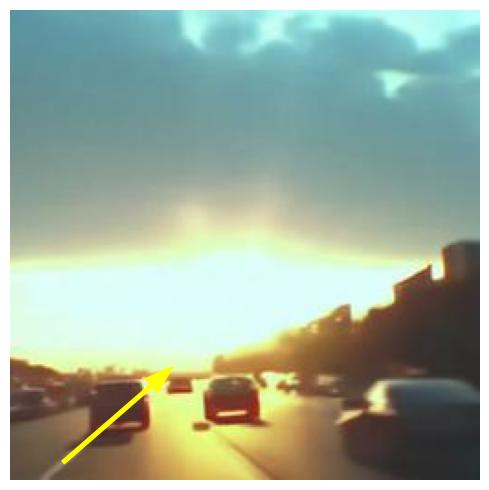
#> input picture output_lg/Deepfloyd_Outdoor/lgcue_gen_1121.jpg, 489 x 490 px, given in place of 2247.jpg, which was not available
$ python test_lighting.py
#> lines starting #> are read from the running program, lines starting #| are printed output that depends on the picture; after the words box and inside, x2 and y2 are one past the last pixel; in counts of white or black regions, pixels touching at a corner belong together; pictures that were not available may be replaced by others from this repository, and a replacement may not be noted
import cv2
import numpy as np
import matplotlib.pyplot as plt
from scipy.optimize import least_squares

def estimate_light_direction(image_path, data, type, number, num_patches=8):
    """Estimate light direction using occluding boundaries."""
    # Load and preprocess image
    image = cv2.imread(image_path)
    if image is None:
        raise ValueError("Could not load image")
    gray_image = cv2.cvtColor(image, cv2.COLOR_BGR2GRAY)

    def fit_quadratic_curve(points):
        """Fit quadratic curve to boundary points."""
        x = points[:, 0]
        y = points[:, 1]
        # x_centered = x - x.mean()
        coeffs = np.polyfit(x, y, 2)
        return coeffs

    def compute_surface_normals(coeffs, x_points):
        """Compute 2D surface normals from quadratic fit."""
        # Derivative of quadratic ax^2 + bx + c is 2ax + b
        derivative = np.polyder(coeffs)
        dy_dx = np.polyval(derivative, x_points)
        # Normal is perpendicular to tangent [-dy/dx, 1]
        normals = np.column_stack((-dy_dx, np.ones_like(dy_dx)))
        # Normalize
        norms = np.linalg.norm(normals, axis=1)[:, np.newaxis]
        normals /= norms
        return normals

    def measure_intensities(points, normals, offset=1):
        """Measure intensities near boundary points."""
        intensities = []
        for point, normal in zip(points, normals):
            x, y = point.astype(int)
            dx, dy = normal
            # Sample point slightly away from boundary
            sample_x = int(x - offset * dx)
            sample_y = int(y - offset * dy)

            if (0 <= sample_x < gray_image.shape[1] and
                0 <= sample_y < gray_image.shape[0]):
                intensities.append(gray_image[sample_y, sample_x])
        return np.array(intensities)

    def estimate_patch_light_direction(points, intensities, normals):
        """Estimate light direction for a single patch."""
        # if len(points) < 3:
        #     return None

        # Set up least squares system
        M = np.column_stack((normals, np.ones(len(normals))))
        try:
            # Solve for [Lx, Ly, A] where A is ambient term
            v = np.linalg.lstsq(M, intensities, rcond=None)[0]
            return v[:2]  # Return only light direction components
        except np.linalg.LinAlgError:
            return None

    def process_boundary(boundary_points):
        """Process boundary points to estimate light direction."""
        # Split boundary into patches
        n_points = len(boundary_points)
        print(n_points)
        patch_size = n_points // num_patches
        light_directions = []
        print("NumPatches: ", num_patches)
        for i in range(num_patches):
            start_idx = i * patch_size
            end_idx = start_idx + patch_size

            patch_points = boundary_points[start_idx:end_idx]
            print("Patchpts: ", patch_points)
            # if len(patch_points) < 3:
            #     continue

            # Fit quadratic to patch points
            coeffs = fit_quadratic_curve(patch_points)
            print("Coeffs: ", coeffs)
            x_points = patch_points[:, 0]

            # Compute surface normals
            normals = compute_surface_normals(coeffs, x_points)
            print("normals: ", normals)
            # Measure intensities
            intensities = measure_intensities(patch_points, normals)
            print("intensities: ", intensities)
            # Estimate light direction for patch
            direction = estimate_patch_light_direction(
                patch_points, intensities, normals)
            print("direction: ", direction)
            if direction is not None:
                light_directions.append(direction)

        return np.array(light_directions)

    def visualize_results(boundary_points, light_directions, avg_direction):
        """Visualize results with boundary and light directions."""
        plt.figure(figsize=(15, 5))

        # Original image
        plt.imshow(cv2.cvtColor(image, cv2.COLOR_BGR2RGB))
        plt.axis('off')
        plt.savefig(f'output_lg/{data}/orig_{type}_{number}.jpg'.format(type, number), bbox_inches='tight')


        # Light direction
        # plt.title('Light Direction')
        plt.imshow(cv2.cvtColor(image, cv2.COLOR_BGR2RGB))

        # Plot average direction
        center = np.mean(boundary_points, axis=0)
        length = min(image.shape[:2]) // 4
        angle = np.arctan2(avg_direction[1], avg_direction[0])
        dx = length * np.cos(angle)
        dy = length * np.sin(angle)

        plt.arrow(center[0], center[1], dx, dy,
                 color='yellow', width=2, head_width=10)
        plt.axis('off')
        plt.tight_layout()
        plt.savefig(f'output_lg/{data}/lgcue_{type}_{number}.jpg'.format(type, number), bbox_inches='tight')
        plt.show()

    edges = cv2.Canny(gray_image, 100, 200)
    contours, _ = cv2.findContours(edges, cv2.RETR_EXTERNAL,
                                  cv2.CHAIN_APPROX_NONE)

    # Use largest contour as boundary
    if not contours:
        raise ValueError("No boundaries detected")

    boundary_points = contours[0].squeeze()
    light_directions = process_boundary(boundary_points)
    print("hi")
    print("LenofLight: ", len(light_directions))
    if len(light_directions) == 0:
        raise ValueError("Could not estimate light direction")
    print("hi2")
    # Compute average direction
    avg_direction = np.mean(light_directions, axis=0)
    avg_direction /= np.linalg.norm(avg_direction)
    print("hi")
    # Visualize results
    visualize_results(boundary_points, light_directions, avg_direction)

    # Convert to degrees
    angle_degrees = np.degrees(np.arctan2(avg_direction[1], avg_direction[0]))
    return angle_degrees
#dsd


#DeepFloyd Outdoor: , 249, 625, 1121, 500, 250
#ShadowDir: 624, 750

# Shadow_dir:250, 996
# Kandinsky_outdoor: 496, 500(sha), , 1123,, 624
# Example usage
number = 2247
type = 'real'
data = 'Deepfloyd_Outdoor'
image_path = f'dataset/{data}/val/{type}/{number}.jpg'.format(data, type, number)
try:
    angle = estimate_light_direction(image_path, data, type, number)
#> in estimate_light_direction, image is the input picture: shape (490, 489, 3); mean B, G, R 156.2, 173.2, 157.1
#> in estimate_light_direction, `gray_image = cv2.cvtColor(image, cv2.COLOR_BGR2GRAY)`:
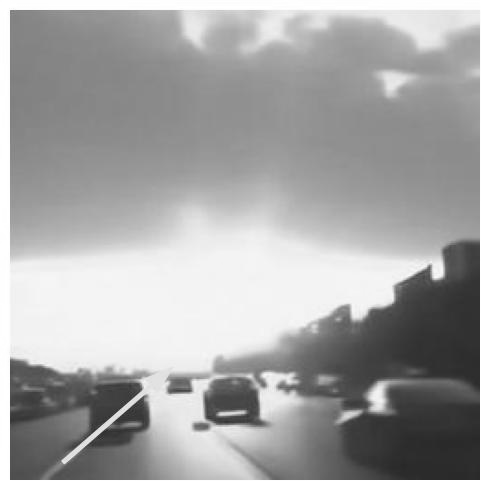
#> gray_image: shape (490, 489); min 38, max 255, mean 166.5
#> in estimate_light_direction, `edges = cv2.Canny(gray_image, 100, 200)`:
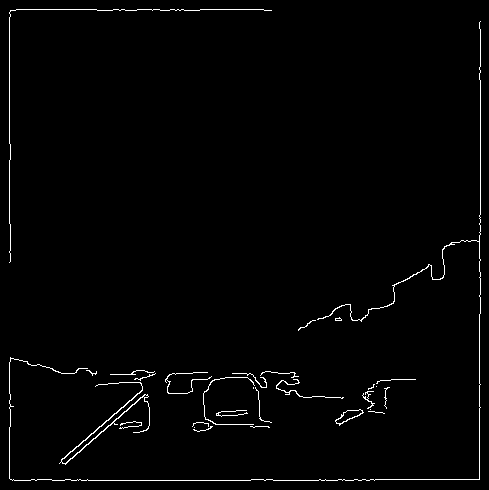
#> edges: shape (490, 489); 1.5% white in thin lines or dots
#> in estimate_light_direction, `contours, _ = cv2.findContours(edges, cv2.RETR_EXTERNAL, cv2.CHAIN_APP..`: contours = 29 contours, 25 with area under 20; largest, box (x1, y1, x2, y2) and area: (335, 409, 364, 426) 185, (59, 382, 150, 465) 157, (9, 21, 481, 481) 66, (276, 379, 344, 399) 24
#> in estimate_light_direction, `boundary_points = contours[0].squeeze()`: boundary_points = [194, 427]
#> in process_boundary, `n_points = len(boundary_points)`: n_points = 2
#| 2
#> in process_boundary, `patch_size = n_points // num_patches`: patch_size = 0
#> the loop in process_boundary, `for i in range(num_patches):` made 1 pass
#> (start_idx, end_idx) on pass 1: (0, 0)
#| Patchpts:  []
#> after the loop in process_boundary, `for i in range(num_patches):`: light_directions = []
    print(f"Estimated light source direction: {angle:.2f} degrees")
except Exception as e:
    print(f"Error: {str(e)}")

# Example usage
type = 'gen'
image_path = f'dataset/{data}/val/{type}/{number}.jpg'.format(data, type, number)
try:
    angle = estimate_light_direction(image_path, data, type, number)
#> call 2 of estimate_light_direction, with data = 'Deepfloyd_Outdoor', type = 'gen', number = 2247, num_patches = 8
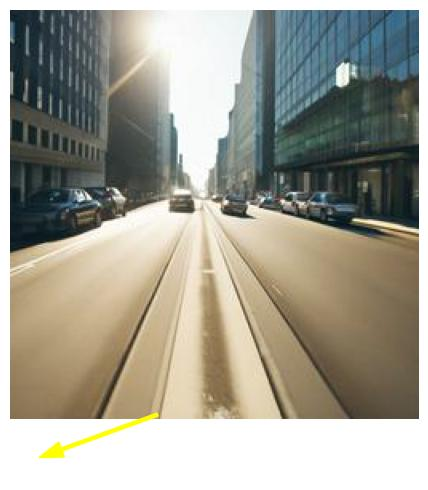
#> input picture output_lg/Deepfloyd_Outdoor/lgcue_gen_1123.jpg, 428 x 490 px, given in place of 2247.jpg, which was not available
#> in estimate_light_direction, image is the input picture: shape (490, 428, 3); mean B, G, R 146.8, 159.4, 161.5
#> in estimate_light_direction (call 2), `gray_image = cv2.cvtColor(image, cv2.COLOR_BGR2GRAY)`:
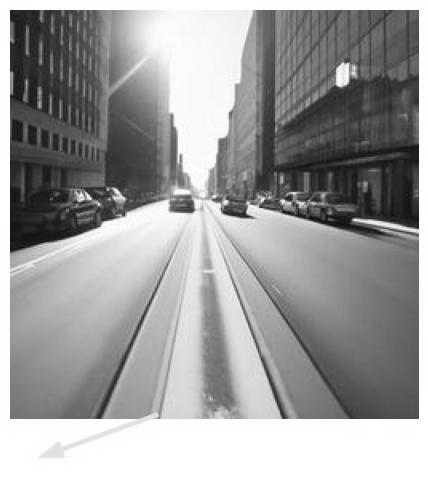
#> gray_image: shape (490, 428); min 9, max 255, mean 158.6
#> in estimate_light_direction (call 2), `edges = cv2.Canny(gray_image, 100, 200)`:
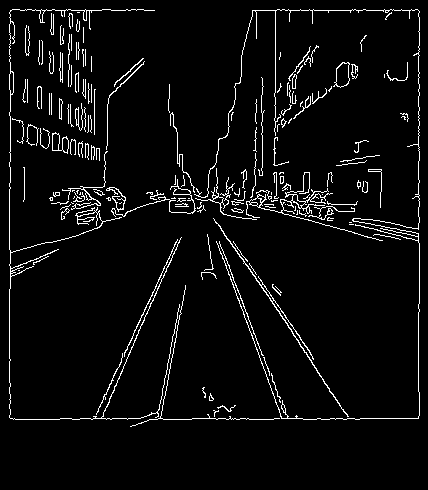
#> edges: shape (490, 428); 4.7% white in thin lines or dots, all inside (x1, y1, x2, y2) = (9, 9, 420, 427)
#> in estimate_light_direction (call 2), `contours, _ = cv2.findContours(edges, cv2.RETR_EXTERNAL, cv2.CHAIN_APP..`: contours = 165 contours, 145 with area under 20; largest, box (x1, y1, x2, y2) and area: (333, 62, 350, 88) 270, (9, 9, 182, 420) 262, (246, 172, 383, 241) 256, (213, 218, 349, 417) 197, (52, 132, 69, 154) 192
#> in estimate_light_direction (call 2), `boundary_points = contours[0].squeeze()`: boundary_points = 20 rows, first 8: [213, 410], [214, 410], [215, 411], [214, 412], [214, 413], [214, 414], [214, 415], [214, 416]
#| 20
#> the loop in process_boundary (call 2), `for i in range(num_patches):` made 8 passes
#> (start_idx, end_idx, patch_points, y in fit_quadratic_curve, coeffs, x_points, derivative in compute_surface_normals, dy_dx in compute_surface_normals) on passes 2, 3, 4, 5, 6, 8: (2, 4, [[215, 411], [214, 412]], [411, 412], [-0.00382, 0.639, 450.2], [215, 214], [-0.00764, 0.639], [-1, -0.996]), (4, 6, [[214, 413], [214, 414]], [413, 414], [0.00301, 0.644, 137.8], [214, 214], [0.00602, 0.644], [1.93, 1.93]), (6, 8, [[214, 415], [214, 416]], [415, 416], [0.00302, 0.647, 138.5], [214, 214], [0.00605, 0.647], [1.94, 1.94]), (8, 10, [[214, 415], [214, 414]], [415, 414], [0.00302, 0.646, 138.2], [214, 214], [0.00603, 0.646], [1.94, 1.94]), (10, 12, [[214, 413], [215, 412]], [413, 412], [-0.00383, 0.641, 451], [214, 215], [-0.00765, 0.641], [-0.996, -1]), (14, 16, [[218, 411], [218, 410]], [411, 410], [0.00288, 0.628, 136.8], [218, 218], [0.00576, 0.628], [1.88, 1.88])
#> (start_idx, end_idx, patch_points, y in fit_quadratic_curve, coeffs, x_points, derivative in compute_surface_normals, dy_dx in compute_surface_normals) on passes 1, 7: (0, 2, [[213, 410], [214, 410]], [410, 410], [-0.0015, 0.64, 341.7], [213, 214], [-0.003, 0.64], [0.0015, -0.0015]), (12, 14, [[216, 411], [217, 411]], [411, 411], [-0.00146, 0.633, 342.5], [216, 217], [-0.00292, 0.633], [0.00146, -0.00146])
#> (printed output is left out)
#> in estimate_light_direction (call 2), `light_directions = process_boundary(boundary_points)`: light_directions = [[-6.49e-12, 63], [-4207.8, 4303.6], [-77.49, 40.1], [-78.46, 40.41], [-79.3, 40.94], [-1610.1, 1717.2], [-1.52e-11, 68], [-73.08, 38.81]]
#| LenofLight:  8
#> in estimate_light_direction (call 2), `avg_direction = np.mean(light_directions, axis=0)`: avg_direction = [-765.8, 789]
#> in estimate_light_direction (call 2), `avg_direction /= np.linalg.norm(avg_direction)`: avg_direction = [-0.696, 0.718]
#> in visualize_results, `center = np.mean(boundary_points, axis=0)`: center = [215, 412.1]
#> in visualize_results, `angle = np.arctan2(avg_direction[1], avg_direction[0])`: angle = 2.34
#> in visualize_results, `dx = length * np.cos(angle)`: dx = -74.52
#> in visualize_results, `dy = length * np.sin(angle)`: dy = 76.78
#> in visualize_results, `plt.savefig(f'output_lg/{data}/lgcue_{type}_{number}.jpg'.format(type,..`:
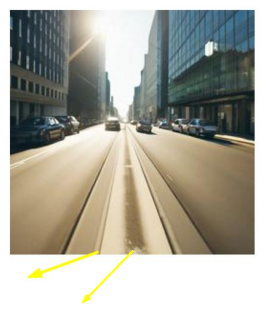
#> figure drawn by matplotlib, 1 panel
#> in estimate_light_direction (call 2), `angle_degrees = np.degrees(np.arctan2(avg_direction[1], avg_direction[..`: angle_degrees = 134.1
#> angle = 134.1
    print(f"Estimated light source direction: {angle:.2f} degrees")
#| Estimated light source direction: 134.14 degrees
except Exception as e:
    print(f"Error: {str(e)}")
